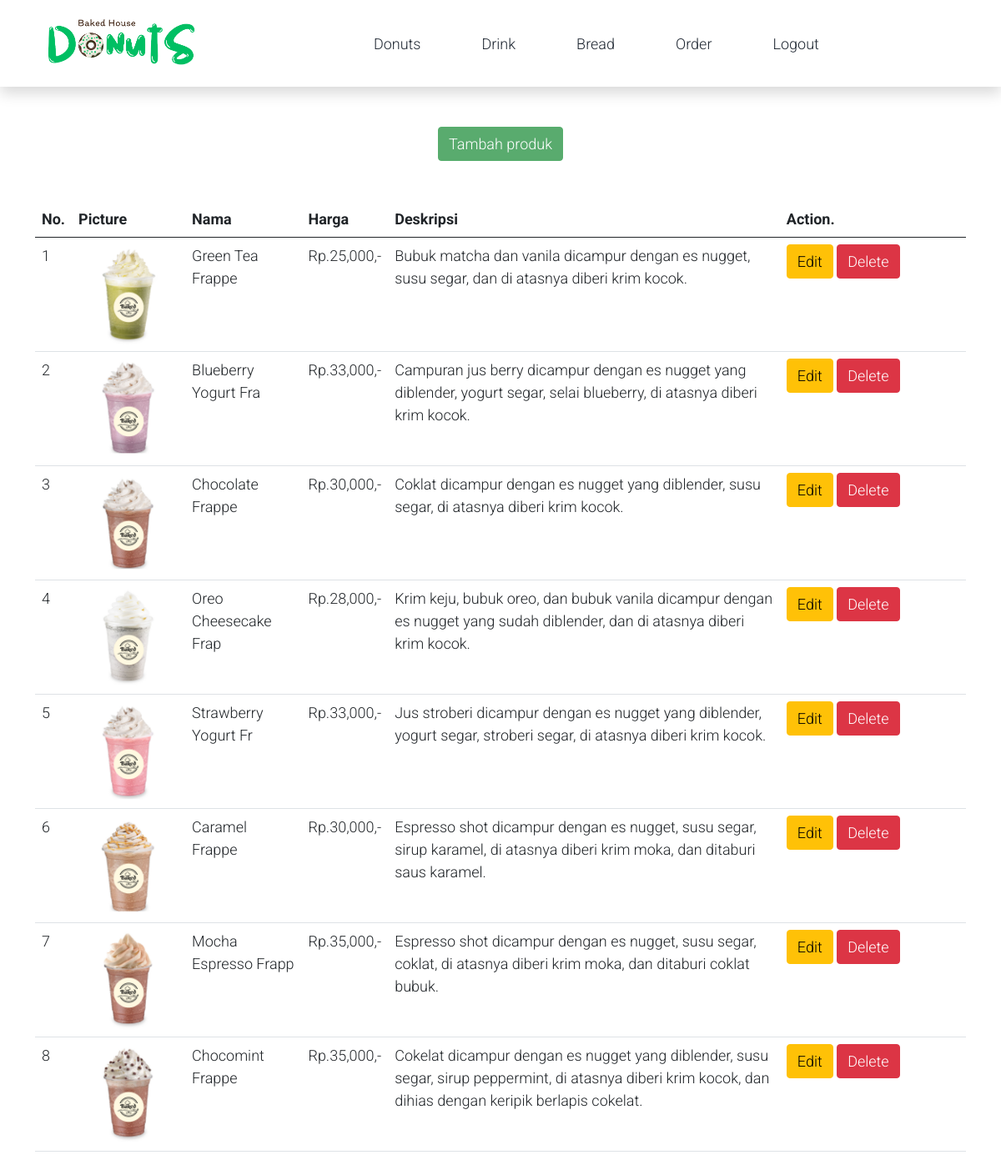
/bakedhouse/admin/admin-minum.php, run on the app's committed database.
### tables this page shows
CREATE TABLE `menu` (
  `id_menu` int(11) NOT NULL,
  `kategori` varchar(20) NOT NULL,
  `nama` varchar(100) NOT NULL,
  `harga` int(20) NOT NULL,
  `deskripsi` varchar(500) NOT NULL,
  `gambar` varchar(15) NOT NULL,
  `stok` int(50) NOT NULL
);

### bakedhouse/admin/admin-minum.php (the view, shortened to what this page needs)
<?php
    require "../koneksi.php";
    $ambil = $koneksi ->query("SELECT * FROM menu WHERE kategori = 'minum'");
?>
<!DOCTYPE html>
<html lang="en">
    <head>
        <link rel="stylesheet" href="../assets/css/bootstrap.min.css" />
        <link rel="stylesheet" href="../assets/css/templatemo.css" />
        <link rel="stylesheet" href="../assets/css/custom.css" />
        <link rel="stylesheet" href="../assets/css/fontawesome.min.css" />
    </head>
<body>
    <?php require "navbar.php";?>
    <div class="container mt-5">
    <div class="mt-3">
        <center><a href="tambah-menu.php"><input type="button" value="Tambah produk" class="btn btn-success"></a>
        <div class="table-responsive mt-5">
            <table class="table" >
                <thead>
                    <tr>
                        <th>No.</th>
                        <th>Picture</th>
                        <th>Nama</th>
                        <th>Harga</th>
                        <th>Deskripsi</th>
                        <th width="20%">Action.</th>
                    </tr>
                </thead>
                <tbody>
                    <?php
                    $number = 1;
                    while($data=mysqli_fetch_array($ambil)){
                    ?>
                    <tr>
                        <td><?php echo $number; ?></td>
                        <td> <img src="../assets/img/<?php echo $data['gambar']; ?>" width=120></td>
                        <td><?php echo $data['nama']; ?></td>
                        <td>Rp.<?php echo number_format($data['harga']); ?>,-</td>
                        <td><?php echo $data['deskripsi']; ?></td>
                        <td><a href="edit-menu.php?id_menu=<?php echo $data['id_menu'];?>"> <input type="button" value="Edit" class="btn btn-warning"></a>
                        <a href="hapus-menu.php?id_menu=<?php echo $data['id_menu'];?>"> <input type="button" value="Delete" class="btn btn-danger"> </a>
                            </td>
                    </tr>
                    <?php
                    $number++;}
                    ?>
                </tbody>
            </table>
        </div>
    </div>
    </div>
</body>
</html>

### bakedhouse/assets/css/templatemo.css (style rules this page uses)
body, ul, li, p, a, label, input, div { font-family: 'Roboto', sans-serif; font-size: 18px !important; font-weight: 300 !important; }
.btn-success { background-color: #59ab6e !important; border-color: #56ae6c !important; }

### data on the page
menu: gambar (picture), nama "Green Tea Frappe", harga "25,000", deskripsi "Bubuk matcha dan vanila dicampur dengan es nugget, susu segar, dan di atasnya diberi krim kocok."
menu: gambar (picture), nama "Blueberry Yogurt Fra", harga "33,000", deskripsi "Campuran jus berry dicampur dengan es nugget yang diblender, yogurt segar, selai blueberry, di atasnya diberi krim kocok."
menu: gambar (picture), nama "Chocolate Frappe", harga "30,000", deskripsi "Coklat dicampur dengan es nugget yang diblender, susu segar, di atasnya diberi krim kocok."
menu: gambar (picture), nama "Oreo Cheesecake Frap", harga "28,000", deskripsi "Krim keju, bubuk oreo, dan bubuk vanila dicampur dengan es nugget yang sudah diblender, dan di atasnya diberi krim kocok."
menu: gambar (picture), nama "Strawberry Yogurt Fr", harga "33,000", deskripsi "Jus stroberi dicampur dengan es nugget yang diblender, yogurt segar, stroberi segar, di atasnya diberi krim kocok."
menu: gambar (picture), nama "Caramel Frappe", harga "30,000", deskripsi "Espresso shot dicampur dengan es nugget, susu segar, sirup karamel, di atasnya diberi krim moka, dan ditaburi saus karamel."
menu: gambar (picture), nama "Mocha Espresso Frapp", harga "35,000", deskripsi "Espresso shot dicampur dengan es nugget, susu segar, coklat, di atasnya diberi krim moka, dan ditaburi coklat bubuk."
menu: gambar (picture), nama "Chocomint Frappe", harga "35,000", deskripsi "Cokelat dicampur dengan es nugget yang diblender, susu segar, sirup peppermint, di atasnya diberi krim kocok, dan dihias dengan keripik berlapis cokelat."
